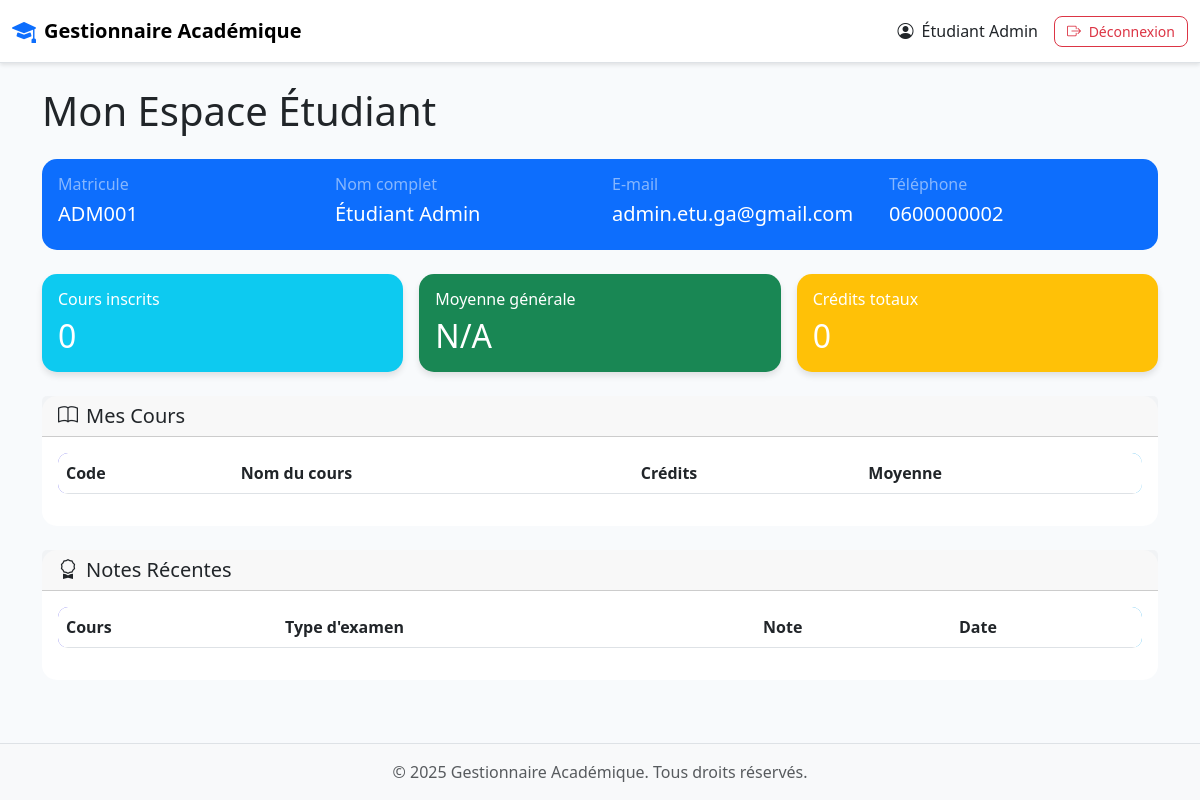
Page /views/student/dashboard.php (signed in) on the committed database.
### tables this page shows
CREATE TABLE students (
    id INT AUTO_INCREMENT PRIMARY KEY,
    user_id INT,
    matricule VARCHAR(50) UNIQUE NOT NULL,
    first_name VARCHAR(100) NOT NULL,
    last_name VARCHAR(100) NOT NULL,
    email VARCHAR(191) UNIQUE NOT NULL,
    date_of_birth DATE,
    address TEXT,
    phone VARCHAR(20),
    created_at TIMESTAMP DEFAULT CURRENT_TIMESTAMP,
    FOREIGN KEY (user_id) REFERENCES users(id) ON DELETE CASCADE
);

### models/Student.php (called while the page is built, shortened)
<?php
class Student {
    private $conn;
    private $table_name = "students";
    public $id;
    public function __construct($db) {
        $this->conn = $db;
    }
    public function getById() {
        $query = "SELECT * FROM " . $this->table_name . " WHERE id = :id LIMIT 1";
        $stmt = $this->conn->prepare($query);
        $stmt->bindParam(":id", $this->id);
        $stmt->execute();
        return $stmt->fetch(PDO::FETCH_ASSOC);
    }
}
?>

### views/student/dashboard.php (the view, shortened to what this page needs)
<?php
require_once '../../models/Student.php';
$database = new Database();
$db = $database->getConnection();
$student = new Student($db);
$student_id = $_SESSION['student_id'];
$student->id = $student_id;
$student_data = $student->getById();
$total_courses = 0;
$total_credits = 0;
$grades_array = [];
$overall_average = count($grades_array) > 0 ? array_sum($grades_array) / count($grades_array) : 0;
?>
<!DOCTYPE html>
<html lang="fr">
<head>
    <link href="https://cdn.jsdelivr.net/npm/bootstrap@5.3.0/dist/css/bootstrap.min.css" rel="stylesheet">
    <link rel="stylesheet" href="https://cdn.jsdelivr.net/npm/bootstrap-icons@1.10.0/font/bootstrap-icons.css">
    <link rel="stylesheet" href="../../assets/css/style.css">
</head>
<body>
    <?php include '../../includes/header.php'; ?>
    <div class="container mt-4">
        <h1 class="mb-4">Mon Espace Étudiant</h1>
        <div class="card mb-4 bg-primary text-white">
            <div class="card-body">
                <div class="row">
                    <div class="col-md-3">
                        <h6 class="text-white-50">Matricule</h6>
                        <h5><?= htmlspecialchars($student_data['matricule']) ?></h5>
                    </div>
                    <div class="col-md-3">
                        <h6 class="text-white-50">Nom complet</h6>
                        <h5><?= htmlspecialchars($student_data['first_name'] . ' ' . $student_data['last_name']) ?></h5>
                    </div>
                    <div class="col-md-3">
                        <h6 class="text-white-50">E-mail</h6>
                        <h5><?= htmlspecialchars($student_data['email']) ?></h5>
                    </div>
                    <div class="col-md-3">
                        <h6 class="text-white-50">Téléphone</h6>
                        <h5><?= htmlspecialchars($student_data['phone']) ?></h5>
                    </div>
                </div>
            </div>
        </div>
        <div class="row g-3 mb-4">
            <div class="col-md-4">
                <div class="card stat-card bg-info text-white">
                    <div class="card-body">
                        <h6 class="card-title">Cours inscrits</h6>
                        <h2 class="mb-0"><?= $total_courses ?></h2>
                    </div>
                </div>
            </div>
            <div class="col-md-4">
                <div class="card stat-card bg-success text-white">
                    <div class="card-body">
                        <h6 class="card-title">Moyenne générale</h6>
                        <h2 class="mb-0"><?= $overall_average > 0 ? number_format($overall_average, 2) : 'N/A' ?></h2>
                    </div>
                </div>
            </div>
            <div class="col-md-4">
                <div class="card stat-card bg-warning text-white">
                    <div class="card-body">
                        <h6 class="card-title">Crédits totaux</h6>
                        <h2 class="mb-0"><?= $total_credits ?></h2>
                    </div>
                </div>
            </div>
        </div>
        <div class="card mb-4">
            <div class="card-header">
                <h5 class="mb-0"><i class="bi bi-book me-2"></i>Mes Cours</h5>
            </div>
            <div class="card-body">
                <div class="table-responsive">
                    <table class="table table-hover">
                        <thead>
                            <tr>
                                <th>Code</th>
                                <th>Nom du cours</th>
                                <th>Crédits</th>
                                <th>Moyenne</th>
                            </tr>
                        </thead>
                    </table>
                </div>
            </div>
        </div>
        <div class="card">
            <div class="card-header">
                <h5 class="mb-0"><i class="bi bi-award me-2"></i>Notes Récentes</h5>
            </div>
            <div class="card-body">
                <div class="table-responsive">
                    <table class="table table-hover">
                        <thead>
                            <tr>
                                <th>Cours</th>
                                <th>Type d'examen</th>
                                <th>Note</th>
                                <th>Date</th>
                            </tr>
                        </thead>
                    </table>
                </div>
            </div>
        </div>
    </div>
    <?php include '../../includes/footer.php'; ?>
</body>
</html>

### assets/css/style.css (style rules this page uses)
:root { --primary-color: #4f46e5; --secondary-color: #0ea5e9; --success-color: #10b981; --danger-color: #ef4444; --warning-color: #f59e0b; --info-color: #3b82f6; --light-bg: #f8fafc; --sidebar-bg: #f1f5f9; }
html, body { height: 100%; margin: 0; }
body { display: flex; flex-direction: column; font-family: 'Segoe UI', Tahoma, Geneva, Verdana, sans-serif; background-color: var(--light-bg); }
.container, main { flex: 1 0 auto; }
.card { border-radius: 15px; border: none; }
.stat-card { border-radius: 15px; border: none; box-shadow: 0 4px 6px rgba(0, 0, 0, 0.1); transition: transform 0.3s; }
.table { background: white; border-radius: 10px; overflow: hidden; }
.table thead { background: linear-gradient(135deg, var(--primary-color), var(--secondary-color)); color: white; }

### rows in the picture
students: matricule "ADM001", first_name+last_name "Étudiant Admin", email "admin.etu.ga@gmail.com", phone "0600000002"

### other values in the picture
$_SESSION['first_name'] "Étudiant"
$_SESSION['last_name'] "Admin"
$total_courses "0"
$total_credits "0"
